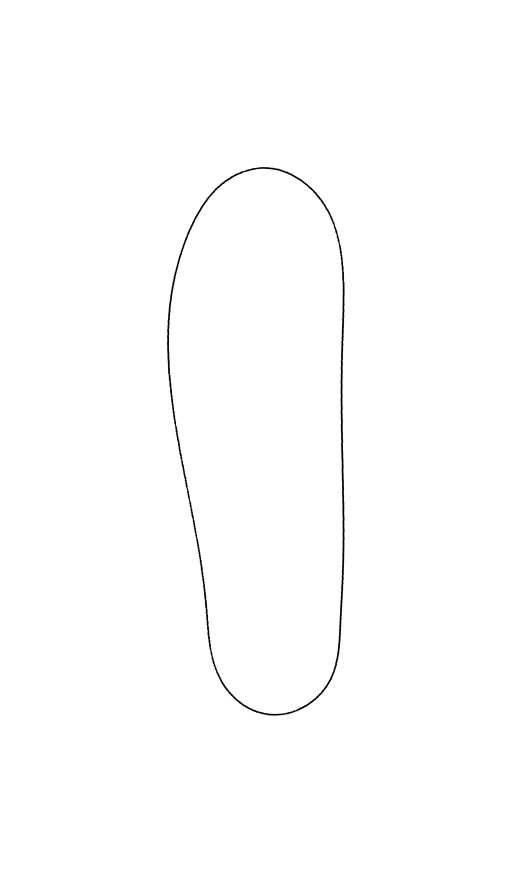
#> input picture 240L.jpg, 1535 x 2648 px (shown at 1/3 size)
$ python pixel_mm.py
#> lines starting #> are read from the running program, lines starting #| are printed output that depends on the picture; after the words box and inside, x2 and y2 are one past the last pixel; in counts of white or black regions, pixels touching at a corner belong together
#!/usr/bin/env python
# -*- coding: utf-8 -*-

"""
컨트롤 포인트로 생성한 B-spline 곡선과
이미지(윤곽선) 간의 거리(mm)를 계산하고 요약 통계를 출력합니다.

※ 스케일(픽셀→mm)은 이미지 파일 이름에서 실제 사이즈를 읽어와 자동 산출합니다.
"""

'''윤곽선 사진이랑 컨트롤포인트 하면 비교해줌'''

import os
import re  #파일 이름 파싱을 위해 re 모듈을 가져옵니다.
import numpy as np
from PIL import Image
import matplotlib.pyplot as plt

# ===== 사용자 설정 =====
IMAGE_PATH = "240L.jpg"          # 분석할 윤곽선 이미지 경로
CSV_PATH = "pred_series_krr.csv"     # 컨트롤 포인트 CSV 경로
TARGET_SIZE = 240                # CSV에서 사용할 사이즈(mm)
THRESHOLD = 40                   # 윤곽선 이진화 임계(0~255, 작을수록 검게 필터)
SPL_SAMPLES = 1500               # 스플라인 샘플 개수
TRIM_ENDS = 10                   # 오픈 스플라인 끝단 트림 샘플 수(최대치 튀는 것 완화)
SHOW_PLOT = True                 # 오버레이 창 표시 여부
# ======================


# ---------- CSV 파싱 ----------
def parse_rows(path): # CSV 파일 읽음
#> called with path = 'pred_series_krr.csv'
    rows = []
    with open(path, "r", encoding="utf-8") as f:
#> (reads pred_series_krr.csv from the repository)
        for line in f:
            s = line.strip()
            if not s or s.startswith("#"):
                continue
            toks = [t for t in s.replace(",", " ").split() if t]
            try:
                vals = list(map(float, toks))
            except Exception:
                continue
            if len(vals) < 3:
                continue
            size = int(round(vals[0]))
            xy = np.array(vals[1:], dtype=float)
            if xy.size % 2 == 1:
                xy = xy[:-1]
            pts = xy.reshape(-1, 2)
            rows.append((size, pts))
    if not rows:
        raise RuntimeError(f"No valid rows in CSV: {path}")
    return rows

def pick_ctrl_for_size(rows, target):  # TARGET_SIZE에 해당하는 사이즈의 제어점 데이터 선택
    candidates = [(i,s,p) for i,(s,p) in enumerate(rows) if s == target]
    if candidates:
        _, s, p = candidates[-1]
        return s, p
    i_best = min(range(len(rows)), key=lambda i: abs(rows[i][0]-target))
    return rows[i_best][0], rows[i_best][1].copy()

# ---------- B-spline ----------
def open_uniform_knot_vector(n_ctrl, degree):
    kv = np.concatenate([
        np.zeros(degree+1),
        np.arange(1, n_ctrl - degree),
        np.full(degree+1, n_ctrl - degree),
    ])
    return kv / kv[-1]

def bspline_basis(i, k, knots, t):
    t = np.asarray(t)
    if k == 0:
        last = (i+1 == len(knots)-1)
        return np.where(
            (knots[i] <= t) & ((t < knots[i+1]) | (last & np.isclose(t, knots[i+1]))),
            1.0, 0.0
        )
    left_den = knots[i+k] - knots[i]
    right_den = knots[i+k+1] - knots[i+1]
    left = 0.0 if left_den <= 0 else ((t - knots[i]) / left_den) * bspline_basis(i, k-1, knots, t)
    right = 0.0 if right_den <= 0 else ((knots[i+k+1] - t) / right_den) * bspline_basis(i+1, k-1, knots, t)
    return left + right

def bspline_curve(ctrl, degree=3, samples=1000): # 제어점들을 이용해 부드러운 곡선 생성
    n = len(ctrl)
    knots = open_uniform_knot_vector(n, degree)
    t = np.linspace(0, 1, samples, endpoint=True)
    basis = np.stack([bspline_basis(i, degree, knots, t) for i in range(n)], axis=1)
    xy = basis @ ctrl
    return xy

# ---------- 윤곽선 추출 ----------
def extract_outline_points(image_path, threshold=50):
#> called with image_path = '240L.jpg', threshold = 40
    img = Image.open(image_path).convert("L")
    arr = np.array(img)
    mask = arr < threshold  # THRESHOLD값보다 어두운 모든 픽셀들 찾아내 그 위치를 픽셀 좌표로 저장함.
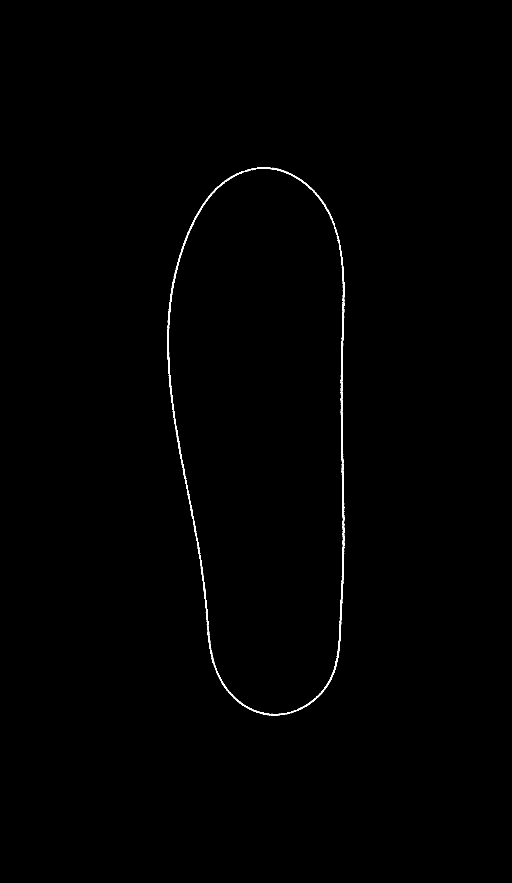
#> mask: shape (2648, 1535) bool (shown at 1/3 size); 0.38% white; 1 white region, box (x1, y1, x2, y2) and area: (502, 501, 1034, 2146) 15557
    ys, xs = np.where(mask)
#> ys = 15557 values from 501 to 2145; xs = 15557 values, max 1033 at index 4041, min 502 at index 5022, mean 799.9
    if len(xs) == 0:
        raise RuntimeError("No outline pixels found. Try raising THRESHOLD.")
    minx, maxx = xs.min(), xs.max()
#> minx = 502; maxx = 1033
    miny, maxy = ys.min(), ys.max()
#> miny = 501; maxy = 2145
    h_px = maxy - miny # 전체 길이가 몇픽셀인가
#> h_px = 1644
    out = {
        "px_points": np.column_stack([xs, ys]),
        "bbox": (minx, miny, maxx, maxy),
        "h_px": h_px,
    }
    return out

# ---------- 거리 계산 ----------
def nearest_distances(A, B, chunk=1500):
    n = A.shape[0]
    out = np.empty(n, dtype=float)
    s = 0
    while s < n:
        e = min(s + chunk, n)
        diff = A[s:e, None, :] - B[None, :, :]
        d2 = np.sum(diff*diff, axis=2)
        out[s:e] = np.sqrt(d2.min(axis=1))
        s = e
    return out

def summarize(d):
    return {
        "mean_mm": float(d.mean()),# 거리값들의 평균
        "median_mm": float(np.median(d)), # 중앙값
        "p90_mm": float(np.percentile(d, 90)),  # 상위 90%
        "p95_mm": float(np.percentile(d, 95)), # 상위 95%
        "max_mm": float(d.max()), # 최대값
    }

# 파일 이름에서 사이즈(mm)를 읽어오는 함수
def parse_size_mm_from_filename(path, fallback=250.0):
    """ 파일 경로에서 2~3자리 숫자를 찾아 사이즈(mm)로 반환합니다. """
    m = re.search(r'(\d{2,3})', os.path.basename(path))
    return float(m.group(1)) if m else float(fallback)

# ---------- 메인 ----------
def main():
    rows = parse_rows(CSV_PATH)
    size, ctrl = pick_ctrl_for_size(rows, TARGET_SIZE)

    # ****************** [핵심 수정: 제어점 복사로 곡선 닫기] ******************
    degree = 3 # bspline_curve의 기본 degree (degree=3 사용 가정)

    # 닫힌 곡선을 만들기 위해 시작점 3개를 끝에 복사하여 추가
    ctrl_closed = np.concatenate([ctrl, ctrl[:degree]], axis=0)

    # 스플라인(mm) 생성
    # curve_mm = bspline_curve(ctrl, degree=3, samples=SPL_SAMPLES)
    curve_mm = bspline_curve(ctrl_closed, degree=degree, samples=SPL_SAMPLES)
    # ********************************************************************************

    # 이미지에서 윤곽선 픽셀 추출
    outline = extract_outline_points(IMAGE_PATH, threshold=THRESHOLD)
#> outline = 3 items
    minx, miny, _, _ = outline["bbox"]
#> minx = 502; miny = 501
    h_px = outline["h_px"]
#> h_px = 1644

    # 이미지 파일 이름에서 실제 사이즈를 읽어와 스케일을 자동 계산
    image_size_mm = parse_size_mm_from_filename(IMAGE_PATH, fallback=float(TARGET_SIZE))
    mm_per_px = image_size_mm / float(h_px) # 실제 크기/픽셀 높이 -> 1픽셀 당 몇 MM인가
#> mm_per_px = 0.146
    print(f"[INFO] Scale calculated for '{os.path.basename(IMAGE_PATH)}':")
    print(f"       - Real size from filename: {image_size_mm:.1f} mm")
    print(f"       - Outline height in pixels: {h_px} px")
#|        - Outline height in pixels: 1644 px
    print(f"       - Resulting scale: {mm_per_px:.4f} mm/px")
#|        - Resulting scale: 0.1460 mm/px
    # -------------------------------------------------------------------

    # 윤곽선 픽셀 좌표를 mm 좌표로 변환 및 원점 정렬
    xs, ys = outline["px_points"][:,0], outline["px_points"][:,1]
#> ys = 15557 values from 501 to 2145
    outline_mm = np.column_stack([(xs - minx) * mm_per_px, (ys - miny) * mm_per_px])
#> outline_mm = 15557 pairs, first value 0 to 77.52, second value 0 to 240

    # 스플라인 곡선 원점 정렬
    curve_mm_shift = curve_mm - curve_mm.min(axis=0)

    # 거리 계산: 스플라인 각 샘플 → 최근접 윤곽선
    d_curve_to_outline = nearest_distances(curve_mm_shift, outline_mm, chunk=2000)
#> the loop in nearest_distances, `while s < n:` made 1 pass
#> pass 1, in nearest_distances, `d2 = np.sum(diff*diff, axis=2)`:
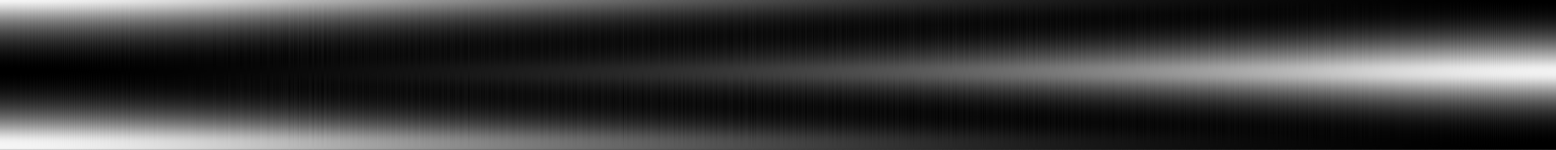
#> d2: shape (1500, 15557) float64 (shown at 1/10 size); min 1.2e-05, max 60143.1, mean 13883.3; drawn with min black and max white
#> after the loop in nearest_distances, `while s < n:`: out = 1500 values, max 21.98 at index 1499, min 0.00346 at index 463, mean 1.26
#> d_curve_to_outline has the same summary as out in nearest_distances

    # 끝단 트림 (TRIM_ENDS가 적용됨)
    d_trim = d_curve_to_outline
#> d_trim has the same summary as out in nearest_distances
    if TRIM_ENDS > 0 and TRIM_ENDS*2 < len(d_curve_to_outline):
        d_trim = d_curve_to_outline[TRIM_ENDS:-TRIM_ENDS]
#> d_trim = 1480 values, max 3.67 at index 1292, min 0.00346 at index 453, mean 1.26

    # 요약 통계 출력
    stat_full = summarize(d_curve_to_outline)
#> stat_full = {'mean_mm': 1.26, 'median_mm': 1.28, 'p90_mm': 2.82, 'p95_mm': 3.15, 'max_mm': 21.98}
    stat_trim = summarize(d_trim)
#> stat_trim = {'mean_mm': 1.26, 'median_mm': 1.29, 'p90_mm': 2.82, 'p95_mm': 3.15, 'max_mm': 3.67}
    print(f"\n[SIZE] Comparing {size}mm spline from CSV to {image_size_mm:.0f}mm image")
    print("[Curve→Outline distance, mm]")
    for k,v in stat_full.items():
        print(f"   {k:>9}: {v:6.3f}")
#> this loop made 5 passes
#> (k, v) on passes 1 to 5: ('mean_mm', 1.26), ('median_mm', 1.28), ('p90_mm', 2.82), ('p95_mm', 3.15), ('max_mm', 21.98)
#|      mean_mm:  1.265
#|    median_mm:  1.276
#|       p90_mm:  2.817
#|       p95_mm:  3.152
#|       max_mm: 21.981
    print("\n[Trimmed ends] (excluding first/last %d samples)" % TRIM_ENDS)
    for k,v in stat_trim.items():
        print(f"   {k:>9}: {v:6.3f}")
#> this loop made 5 passes
#> (k, v) on passes 1 to 5: ('mean_mm', 1.26), ('median_mm', 1.29), ('p90_mm', 2.82), ('p95_mm', 3.15), ('max_mm', 3.67)
#|      mean_mm:  1.259
#|    median_mm:  1.293
#|       p90_mm:  2.823
#|       p95_mm:  3.152
#|       max_mm:  3.674

    # 거리 데이터 CSV로 저장
    base = f"{int(size)}"
    out_csv = f"distances_{base}.csv"
    np.savetxt(out_csv,
               np.column_stack([np.arange(len(d_curve_to_outline)), d_curve_to_outline]),
               fmt=["%d","%.6f"], delimiter=",",
               header="sample_index,distance_mm", comments="")
    print(f"\n[Saved] {out_csv}")

    # 오버레이 이미지 생성 및 저장
    plt.figure(figsize=(5,9))
    plt.scatter(outline_mm[:,0], outline_mm[:,1], s=1, label="Outline (from Image)", color='red', alpha=0.8)
    # ****************** [핵심 수정: 시각화 시 B-spline 끝단 트림 적용] ******************
    curve_to_plot = curve_mm_shift
    if TRIM_ENDS > 0 and TRIM_ENDS*2 < len(curve_mm_shift):
        # TRIM_ENDS만큼 앞뒤 샘플을 제외하고 그립니다. (불안정한 시작/끝점 제거)
        curve_to_plot = curve_mm_shift[TRIM_ENDS:-TRIM_ENDS]

    plt.plot(curve_to_plot[:,0], curve_to_plot[:,1], lw=2, label="B-spline (from CSV)", color='blue')
    # ********************************************************************************
    plt.gca().invert_yaxis()
    plt.gca().set_aspect("equal", "box")
    plt.title(f"Outline vs B-spline ({size}mm)")
    plt.legend()
    plt.grid(True, linestyle='--', alpha=0.5)

    out_png = f"overlay_{base}.png"
    plt.savefig(out_png, dpi=180, bbox_inches="tight")
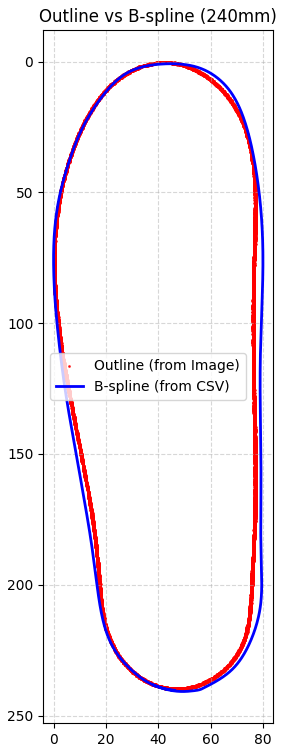
#> figure drawn by matplotlib, 1 panel
    print(f"[Saved] {out_png}")

    if SHOW_PLOT:
        plt.show()
    else:
        plt.close()

if __name__ == "__main__":
    main()
